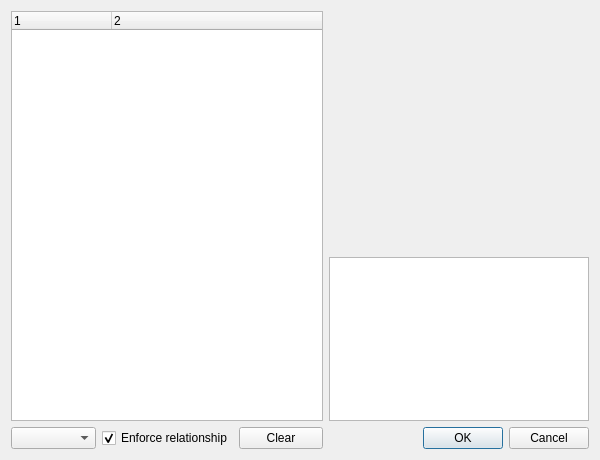
<?xml version="1.0" encoding="UTF-8"?>
<ui version="4.0">
 <class>IpsUI</class>
 <widget class="QDialog" name="IpsUI">
  <property name="geometry">
   <rect>
    <x>0</x>
    <y>0</y>
    <width>600</width>
    <height>460</height>
   </rect>
  </property>
  <layout class="QGridLayout" name="gridLayout">
   <item row="0" column="0" rowspan="2" colspan="3">
    <widget class="QTreeWidget" name="twList">
     <property name="rootIsDecorated">
      <bool>false</bool>
     </property>
     <property name="itemsExpandable">
      <bool>false</bool>
     </property>
     <property name="columnCount">
      <number>2</number>
     </property>
     <column>
      <property name="text">
       <string>1</string>
      </property>
     </column>
     <column>
      <property name="text">
       <string>2</string>
      </property>
     </column>
    </widget>
   </item>
   <item row="0" column="3" colspan="3">
    <widget class="QLabel" name="lblSnap">
     <property name="minimumSize">
      <size>
       <width>260</width>
       <height>240</height>
      </size>
     </property>
    </widget>
   </item>
   <item row="1" column="3" colspan="3">
    <widget class="QTextBrowser" name="tbDesc"/>
   </item>
   <item row="2" column="2">
    <widget class="QPushButton" name="btnClear">
     <property name="text">
      <string>Clear</string>
     </property>
    </widget>
   </item>
   <item row="2" column="4" colspan="2">
    <widget class="QDialogButtonBox" name="buttonBox">
     <property name="orientation">
      <enum>Qt::Horizontal</enum>
     </property>
     <property name="standardButtons">
      <set>QDialogButtonBox::Cancel|QDialogButtonBox::Ok</set>
     </property>
    </widget>
   </item>
   <item row="2" column="0">
    <widget class="QComboBox" name="cmbLang"/>
   </item>
   <item row="2" column="1">
    <widget class="QCheckBox" name="chkRelation">
     <property name="text">
      <string>Enforce relationship</string>
     </property>
     <property name="checked">
      <bool>true</bool>
     </property>
     <property name="tristate">
      <bool>false</bool>
     </property>
    </widget>
   </item>
  </layout>
 </widget>
 <resources/>
 <connections>
  <connection>
   <sender>buttonBox</sender>
   <signal>accepted()</signal>
   <receiver>IpsUI</receiver>
   <slot>accept()</slot>
   <hints>
    <hint type="sourcelabel">
     <x>248</x>
     <y>254</y>
    </hint>
    <hint type="destinationlabel">
     <x>157</x>
     <y>274</y>
    </hint>
   </hints>
  </connection>
  <connection>
   <sender>buttonBox</sender>
   <signal>rejected()</signal>
   <receiver>IpsUI</receiver>
   <slot>reject()</slot>
   <hints>
    <hint type="sourcelabel">
     <x>316</x>
     <y>260</y>
    </hint>
    <hint type="destinationlabel">
     <x>286</x>
     <y>274</y>
    </hint>
   </hints>
  </connection>
 </connections>
</ui>
